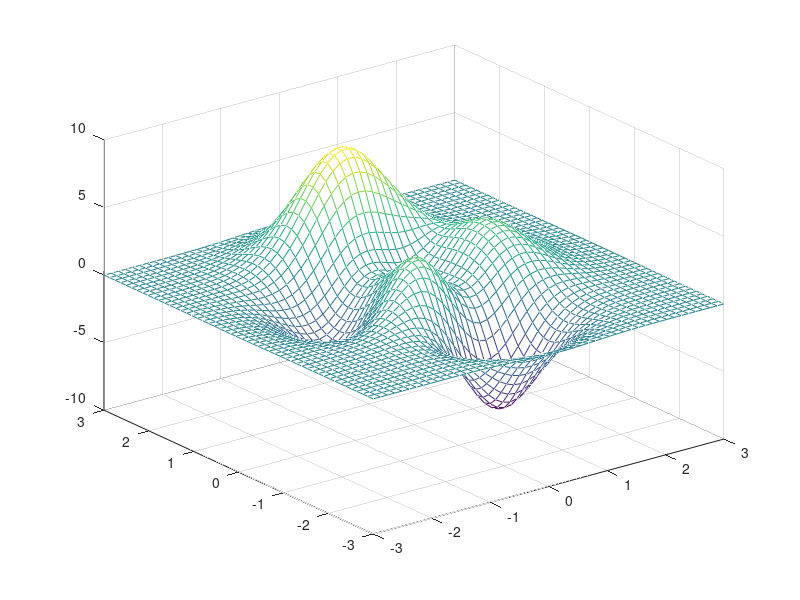
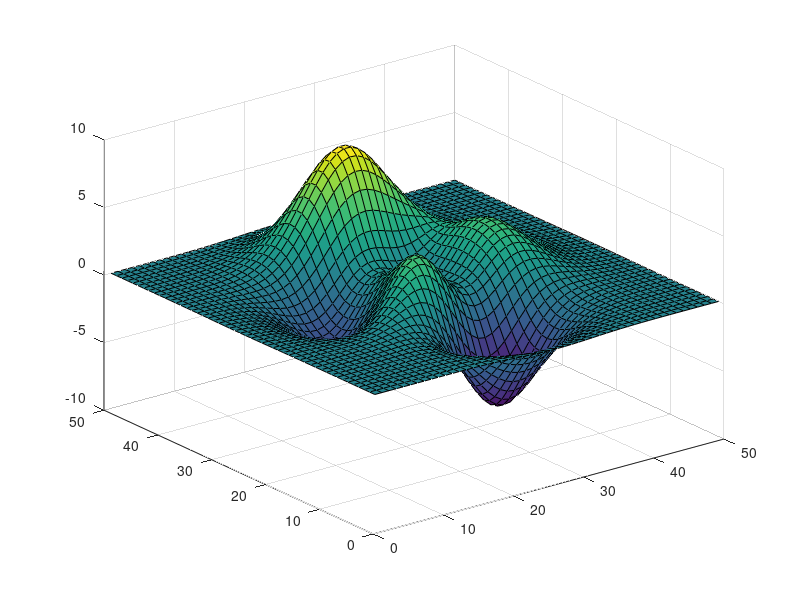
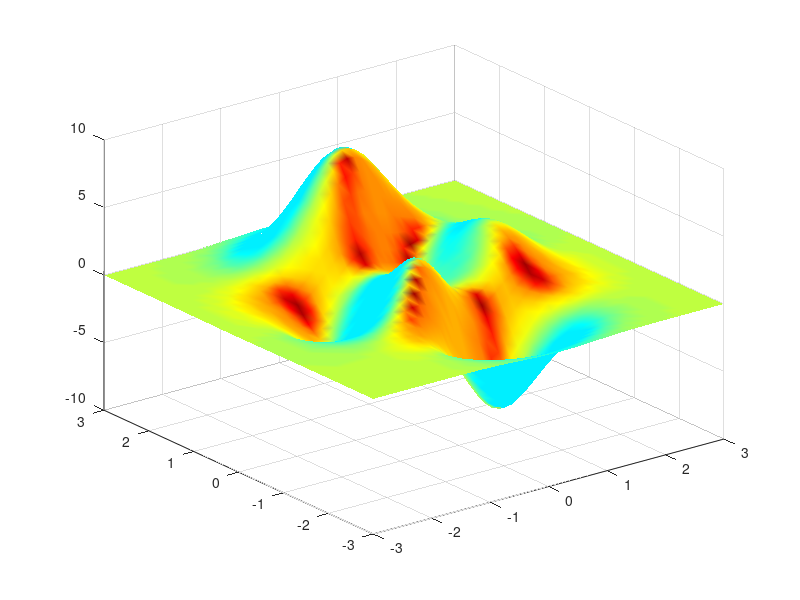
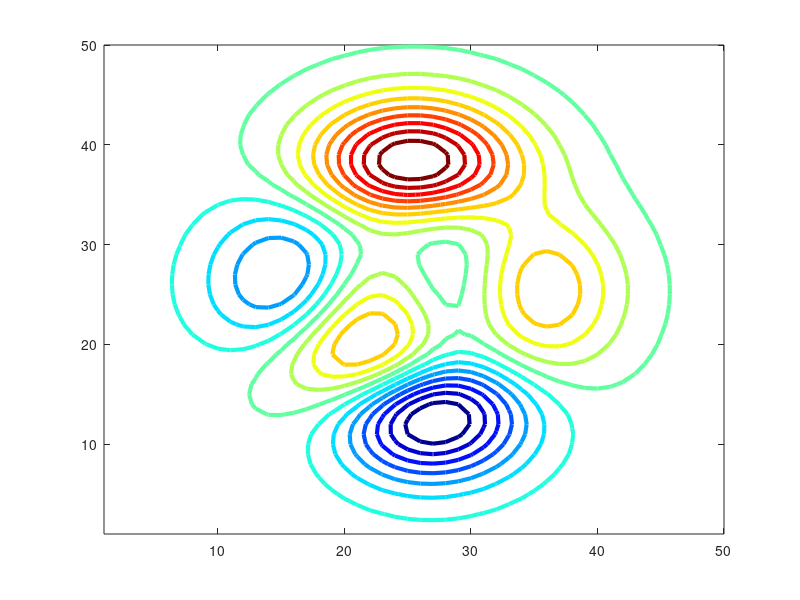

Write MATLAB code to recreate these figures, in order.
%% Meshgrid = linspace ve vice rozmerech

x_vect = y_vect = linspace (-3, 3, 50)';
[x, y] = meshgrid (x_vect, x_vect);

% Nebo ekvivalentne
%[x, y] = meshgrid ( -3 : 0.1 : 3,  -3 : 0.1 : 3);


fxy = 3*(1-x).^2.*exp(-(x.^2) - (y+1).^2) ...
   - 10*(x/5 - x.^3 - y.^5).*exp(-x.^2-y.^2) ...
   - 1/3*exp(-(x+1).^2 - y.^2);


%% Zobrazeni jako sit

mesh (x, y, fxy );
print -dpng plot_mesh.png

%% Zobrazeni jako plosky

surf ( fxy );
print -dpng plot_surf.png

%% Zobrazeni interpolovane plochy:

surfl( x, y, fxy )
colormap( jet )     % barevne schema
shading interp      % interpolace barev na danou plochu

print -dpng plot_interpolate.png

%% Zobrazeni kontur:

contour( fxy, 16, 'LineWidth', 3 )
colormap jet        % barevne schema

print -dpng plot_countour.png

%: https://docs.octave.org/v4.2.0/Three_002dDimensional-Plots.html
%: https://www.mathworks.com/help/matlab/visualize/creating-3-d-plots.html

%% Plot jako lambda funkce
% ... zatim nefunguje v octave (mozna lze stahnout jako modul)

%: f = @( x, y ) 3*(1-x).^2.*exp(-(x.^2) - (y+1).^2) ...
%:    - 10*(x/5 - x.^3 - y.^5).*exp(-x.^2-y.^2) ...
%:    - 1/3*exp(-(x+1).^2 - y.^2)
%:
%: fimplicit3( f )
%:
%: print -dpng plot_fimplicit.png
